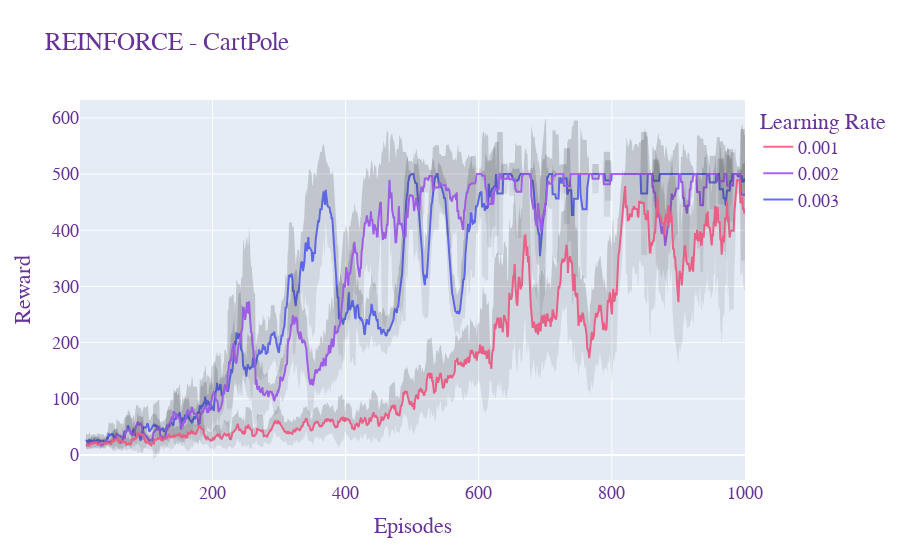

Notebook cell for this chart:
### Code cell
import gym
from gym.wrappers import FrameStack
from torchvision.transforms import Grayscale, Resize, Normalize
import gym_super_mario_bros
from gym_super_mario_bros.actions import SIMPLE_MOVEMENT
from nes_py.wrappers import JoypadSpace
import numpy as np
import torch
import torch.nn as nn
import torch.optim as optim
import plotly.graph_objects as go
import pandas as pd
import imageio
import os

# Shape of input images = (240, 256, 3) (height, width, channels) in SMB
PROCESSED_IMG_SIZE = (84, 84)
# How many frames to stack together per observation in SMB
NUM_STACKED_FRAMES = 4
# Default alpha step size
LEARNING_RATE = 3e-3
# Discount factor
GAMMA = 0.99
# How many episodes to train for
NUM_EPISODES = 1000
# Capture a video of the agent playing every n episodes
CAPTURE_EVERY_N_EPISODES = 250
# Number of stacked frames for Super Mario
NUM_STACKED_FRAMES = 4

# Terminate mario if he gets stuck for too long
class StuckTerminationWrapper(gym.Wrapper):
    def __init__(self, env, max_stuck_steps=250):
        super(StuckTerminationWrapper, self).__init__(env)
        self.max_stuck_steps = max_stuck_steps
        self.stuck_steps = 0
        self.prev_x_pos = None

    def reset(self):
        self.stuck_steps = 0
        self.prev_x_pos = None
        return self.env.reset()

    def step(self, action):
        observation, reward, done, info = self.env.step(action)

        if self.prev_x_pos is None:
            self.prev_x_pos = info['x_pos']

        if info['x_pos'] > self.prev_x_pos:
            self.stuck_steps = 0
            self.prev_x_pos = info['x_pos']
        else:
            self.stuck_steps += 1

        if self.stuck_steps >= self.max_stuck_steps:
            done = True
            reward -= 10

        return observation, reward, done, info

# Observe the last of the past 4 frames to speed up training
class SkipFrames(gym.Wrapper):
    def __init__(self, env):
        super().__init__(env)

    def step(self, action):
        total_reward = 0
        done = False
        for _ in range(NUM_STACKED_FRAMES):
            state, reward, done, info = self.env.step(action)
            total_reward += reward
            if done:
                break
        return state, total_reward, done, info


# Preprocess images to greyscale & resize to 84x84
class ImagePreprocessing(gym.ObservationWrapper):
    def __init__(self, env):
        super().__init__(env)
        obs_shape = self.observation_space.shape[:2]
        self.observation_space = gym.spaces.Box(
            low=0, high=255, shape=obs_shape, dtype=np.uint8
        )

    def observation(self, image):
        # image shape = (240, 256, 3)
        image = np.moveaxis(image, [2], [0])
        # image shape = (3, 240, 256)
        image = torch.tensor(image.copy(), dtype=torch.float)
        # convert 3 RGB channels to grayscale
        image = Grayscale()(image)
        # convert 240x256 to 84x84
        image = Resize(PROCESSED_IMG_SIZE)(image)
        # convert [0, 1] to [0, 255]
        image = Normalize(0, 255)(image)
        return image


# A CNN connected to a fully connected layer
# The input dimensions are 1x84x84, with a flat output dimension of NUM_ACTIONS
class SuperMarioCNN(nn.Module):
    def __init__(self, input_channels, output_dim):
        super(SuperMarioCNN, self).__init__()
        self.conv1 = nn.Conv2d(input_channels, 16, kernel_size=4, stride=2)
        self.conv2 = nn.Conv2d(16, 32, kernel_size=4, stride=2)
        self.conv3 = nn.Conv2d(32, 64, kernel_size=4, stride=2)
        self.fc1 = nn.Linear(64 * 64, 256)
        self.fc2 = nn.Linear(256, output_dim)

    def forward(self, x):
        x = torch.relu(self.conv1(x))
        x = torch.relu(self.conv2(x))
        x = torch.relu(self.conv3(x))
        x = torch.flatten(x)
        x = torch.relu(self.fc1(x))
        x = torch.softmax(self.fc2(x), dim=-1)
        return x


# A simple MLP with 2 hidden layers
class AtariNN(nn.Module):
    def __init__(self, input_dim, output_dim, hidden_dim=32):
        super(AtariNN, self).__init__()
        self.fc1 = nn.Linear(input_dim, hidden_dim)
        self.fc2 = nn.Linear(hidden_dim, output_dim)

    def forward(self, x):
        x = torch.from_numpy(x).float().unsqueeze(0)
        x = torch.relu(self.fc1(x))
        x = torch.softmax(self.fc2(x), dim=1)
        return x


# REINFORCE Monte Carlo
class REINFORCE:
    # env: the environment to train on
    # env_type: the type of environment (atari or mario)
    def __init__(self, env, env_type, learning_rate):
        self.env = env
        self.env_is_mario = env_type == "mario"
        self.num_actions = env.action_space.n
        self.num_states = env.observation_space.shape[0]
        self.actions_list = np.arange(self.num_actions)
        if env_type == "atari":
            self.policy = AtariNN(self.num_states, self.num_actions)
        else:
            self.policy = SuperMarioCNN(NUM_STACKED_FRAMES, self.num_actions)
        self.optimizer = optim.Adam(self.policy.parameters(), lr=learning_rate)

    # Sample an action from the policy, along with the lob probability of that action
    def choose_action(self, state):
        probabilities = self.policy(state)
        dist = torch.distributions.Categorical(probabilities)
        sample = dist.sample()
        return sample.item(), dist.log_prob(sample)

    def update_policy(self, rewards, log_probs):
        # Calculate discounted rewards
        discounted_rewards = []
        G = 0
        for r in reversed(rewards):
            G = r + GAMMA * G
            discounted_rewards.insert(0, G)

        # Calculate the loss
        policy_loss = []
        for log_prob, G in zip(log_probs, discounted_rewards):
            policy_loss.append(-log_prob * G)
        policy_loss = torch.stack(policy_loss).sum()

        # Update the policy with respect to the loss
        self.optimizer.zero_grad()
        policy_loss.backward()
        self.optimizer.step()

    def train(self, episodes, capture=False):
        total_rewards = []
        for episode in range(episodes):
            state = self.env.reset()
            rewards = []
            log_probs = []
            images = []
            done = False
            # Generate episode of experience
            while not done:
                if self.env_is_mario:
                    state = (
                        state[0].__array__()
                        if isinstance(state, tuple)
                        else state.__array__()
                    )
                    state = torch.tensor(state).squeeze(1)
                action, log_prob = self.choose_action(state)
                state, reward, done, _ = self.env.step(action)
                # self.env.render()
                # Capture gifs of the agent's progress
                if capture and (
                    episode % CAPTURE_EVERY_N_EPISODES == 0 or episode == episodes - 1
                ):
                    img = env.render(mode="rgb_array")
                    images.append(img)
                log_probs.append(log_prob)
                rewards.append(reward)

            # Use the episode to update the policy
            self.update_policy(rewards, log_probs)

            if episode % (1 if self.env_is_mario else 100) == 0:
                print(f"Episode {episode}: Total reward: {sum(rewards)}")
            # Save images if captured
            if images:
                cwd = os.getcwd()
                target_dir = os.path.join(cwd, "videos", f"episode_{episode}.gif")
                imageio.mimsave(
                    target_dir, [np.array(img) for i, img in enumerate(images)], fps=30
                )

            total_rewards.append(sum(rewards))
        return total_rewards


def create_mario_env():
    env = gym_super_mario_bros.make("SuperMarioBros-1-1-v0")
    env = JoypadSpace(env, SIMPLE_MOVEMENT)
    env = ImagePreprocessing(env)
    env = SkipFrames(env)
    env = StuckTerminationWrapper(env)
    env = FrameStack(env, num_stack=4)
    return env, "mario"


def create_cartpole_env():
    env = gym.make("CartPole-v1")
    return env, "atari"


def plot_rewards(rewards, name):
    num_episodes = [i + 1 for i in range(NUM_EPISODES)]
    fig = go.Figure()

    for results, lr in rewards:
        df = pd.DataFrame(results, columns=["rewards"])
        avg_rewards = df.rolling(10).mean()
        std_rewards = df.rolling(10).std()
        fig.add_trace(
            go.Scatter(
                x=num_episodes, y=avg_rewards["rewards"], name=f"{lr}", mode="lines"
            ),
        )
        fig.add_trace(
            go.Scatter(
                x=num_episodes,
                y=avg_rewards["rewards"] + std_rewards["rewards"],
                name=f"{lr} upper bound",
                mode="lines",
                marker=dict(color="#444"),
                line=dict(width=0),
                fillcolor="rgba(40, 40, 40, 0.1)",
                fill="tonexty",
                showlegend=False,
            )
        )
        fig.add_trace(
            go.Scatter(
                x=num_episodes,
                y=avg_rewards["rewards"] - std_rewards["rewards"],
                name=f"{lr} lower bound",
                mode="lines",
                marker=dict(color="#444"),
                line=dict(width=0),
                fillcolor="rgba(40, 40, 40, 0.1)",
                fill="tonexty",
                showlegend=False,
            )
        )

    fig.update_layout(
        title=f"REINFORCE - {name}",
        xaxis_title="Episodes",
        yaxis_title="Reward",
        legend_title="Learning Rate",
        font=dict(family="Courier New, monospace", size=18, color="RebeccaPurple"),
    )

    fig.show()


def run_cartpole(episodes=NUM_EPISODES):
    lr_high = 0.003
    lr_med = 0.002
    lr_low = 0.001
    env, mode = create_cartpole_env()
    rewards_lr_high = REINFORCE(env, mode, learning_rate=lr_high).train(episodes)
    rewards_lr_med = REINFORCE(env, mode, learning_rate=lr_med).train(episodes)
    rewards_lr_low = REINFORCE(env, mode, learning_rate=lr_low).train(episodes)
    results = [
        (rewards_lr_high, lr_high),
        (rewards_lr_med, lr_med),
        (rewards_lr_low, lr_low),
    ]
    plot_rewards(results, "CartPole")


def run_mario(episodes=NUM_EPISODES):
    lr = 0.0002
    env, mode = create_mario_env()
    rewards_lr_low = REINFORCE(env, mode, learning_rate=lr).train(episodes)
    results = [
        (rewards_lr_low, lr),
    ]

    plot_rewards(results, "Super Mario Bros")


run_cartpole()
# run_mario(100)

### Figure 1 — Plotly figure (JSON) as saved in the notebook; plotly's stock layout.template omitted (floating-point values rounded to 4 significant figures; data arrays with more than 128 entries replaced by an {"elided": "..."} marker saying what was removed)
{"data": [{"mode": "lines", "name": "0.003", "type": "scatter", "x": {"elided": "1000 int values"}, "y": {"elided": "1000 float values"}}, {"fill": "tonexty", "fillcolor": "rgba(40, 40, 40, 0.1)", "line": {"width": 0}, "marker": {"color": "#444"}, "mode": "lines", "name": "0.003 upper bound", "showlegend": false, "type": "scatter", "x": {"elided": "1000 int values"}, "y": {"elided": "1000 float values"}}, {"fill": "tonexty", "fillcolor": "rgba(40, 40, 40, 0.1)", "line": {"width": 0}, "marker": {"color": "#444"}, "mode": "lines", "name": "0.003 lower bound", "showlegend": false, "type": "scatter", "x": {"elided": "1000 int values"}, "y": {"elided": "1000 float values"}}, {"mode": "lines", "name": "0.002", "type": "scatter", "x": {"elided": "1000 int values"}, "y": {"elided": "1000 float values"}}, {"fill": "tonexty", "fillcolor": "rgba(40, 40, 40, 0.1)", "line": {"width": 0}, "marker": {"color": "#444"}, "mode": "lines", "name": "0.002 upper bound", "showlegend": false, "type": "scatter", "x": {"elided": "1000 int values"}, "y": {"elided": "1000 float values"}}, {"fill": "tonexty", "fillcolor": "rgba(40, 40, 40, 0.1)", "line": {"width": 0}, "marker": {"color": "#444"}, "mode": "lines", "name": "0.002 lower bound", "showlegend": false, "type": "scatter", "x": {"elided": "1000 int values"}, "y": {"elided": "1000 float values"}}, {"mode": "lines", "name": "0.001", "type": "scatter", "x": {"elided": "1000 int values"}, "y": {"elided": "1000 float values"}}, {"fill": "tonexty", "fillcolor": "rgba(40, 40, 40, 0.1)", "line": {"width": 0}, "marker": {"color": "#444"}, "mode": "lines", "name": "0.001 upper bound", "showlegend": false, "type": "scatter", "x": {"elided": "1000 int values"}, "y": {"elided": "1000 float values"}}, {"fill": "tonexty", "fillcolor": "rgba(40, 40, 40, 0.1)", "line": {"width": 0}, "marker": {"color": "#444"}, "mode": "lines", "name": "0.001 lower bound", "showlegend": false, "type": "scatter", "x": {"elided": "1000 int values"}, "y": {"elided": "1000 float values"}}], "layout": {"font": {"color": "RebeccaPurple", "family": "Courier New, monospace", "size": 18}, "legend": {"title": {"text": "Learning Rate"}}, "title": {"text": "REINFORCE - CartPole"}, "xaxis": {"title": {"text": "Episodes"}}, "yaxis": {"title": {"text": "Reward"}}}}
